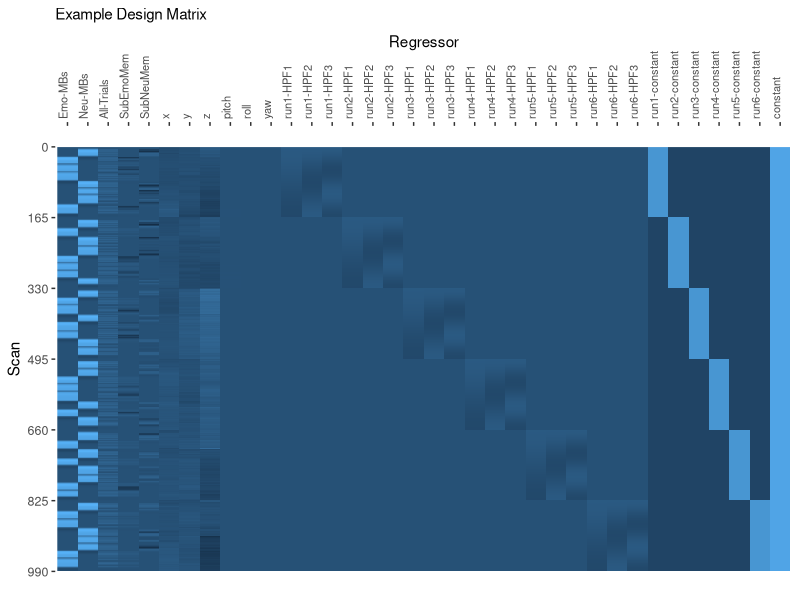
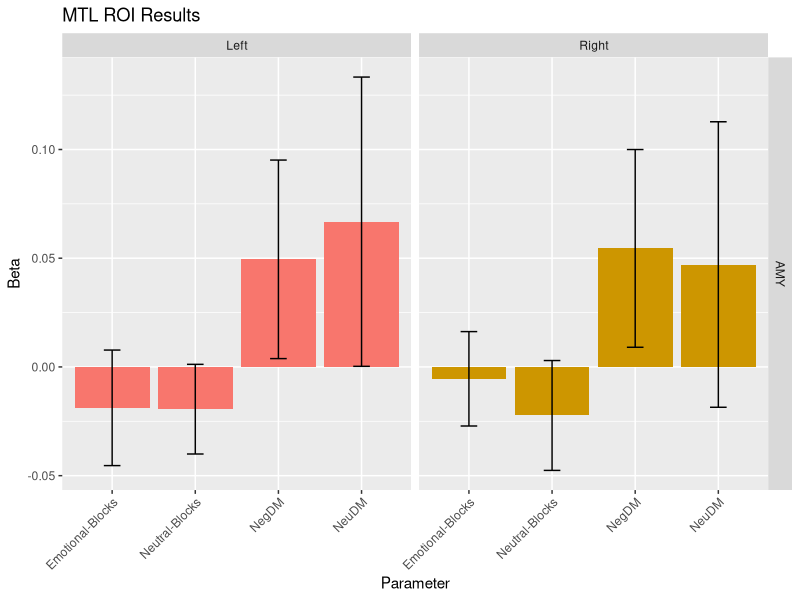
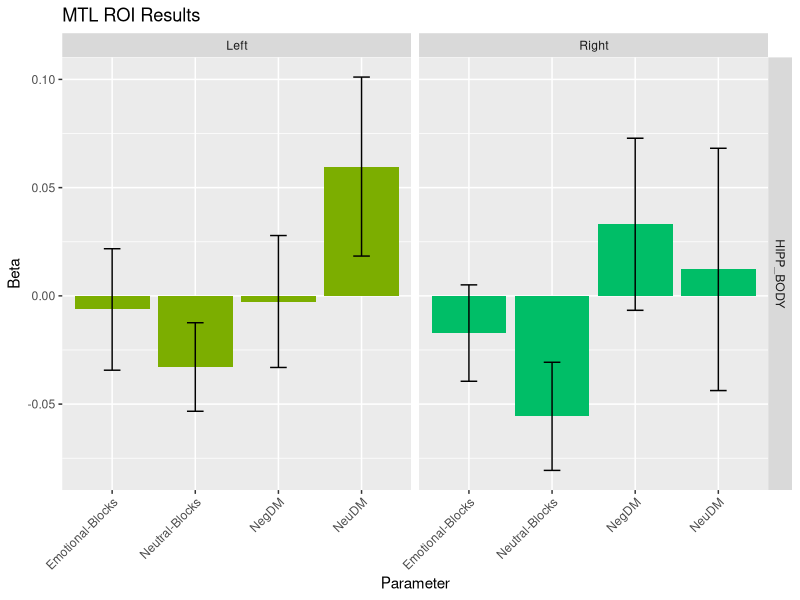
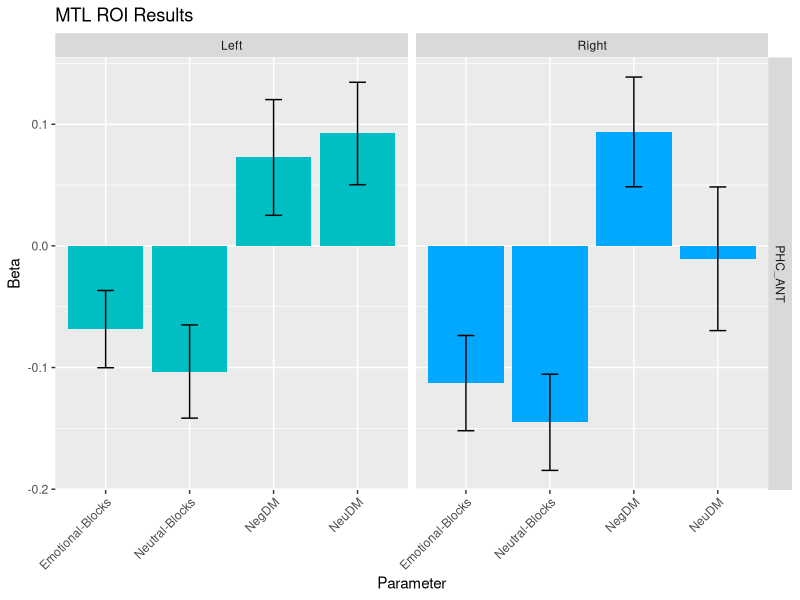
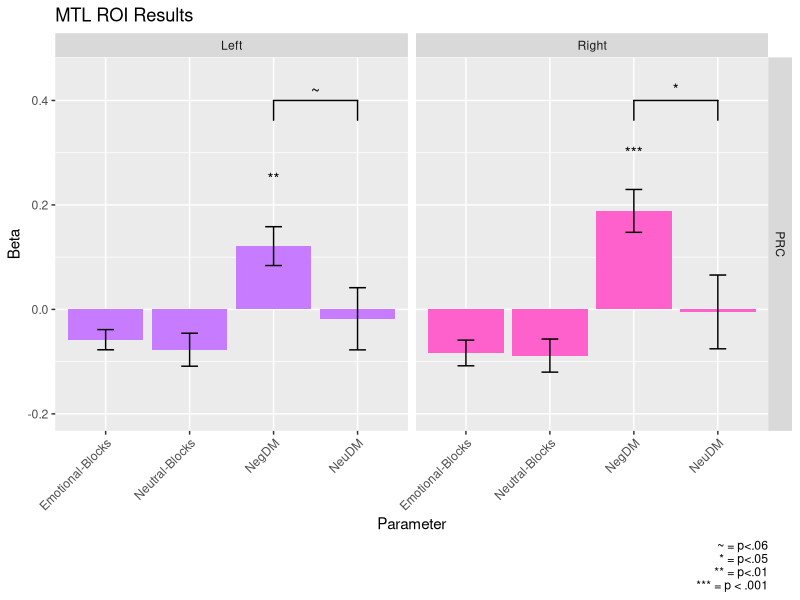

These figures' R source, in order: (Note: this script raises an error after producing the figures.)
## ---- chunk 1
require(tidyverse)
require(reshape2)
example_design_matrix <- as.matrix(read.csv('data/sub-s003-design-matrix.csv'))
row.names(example_design_matrix) <- seq(1, nrow(example_design_matrix), 1)
colnames(example_design_matrix) <- c("Emo-MBs", "Neu-MBs", #mini-blocks
                                      "All-Trials","SubEmoMem","SubNeuMem", #trials
                                      "x", "y", "z", #translation
                                      "pitch", "roll", "yaw", #rotation
                                      "run1-HPF1", "run1-HPF2", "run1-HPF3", #run1
                                      "run2-HPF1", "run2-HPF2", "run2-HPF3", #run2
                                      "run3-HPF1", "run3-HPF2", "run3-HPF3", #run3
                                      "run4-HPF1", "run4-HPF2", "run4-HPF3", #run4
                                      "run5-HPF1", "run5-HPF2", "run5-HPF3", #run5
                                      "run6-HPF1", "run6-HPF2", "run6-HPF3", #run6
                                      "run1-constant", "run2-constant", #run-constants
                                      "run3-constant", "run4-constant", #run-constants
                                      "run5-constant", "run6-constant", #run-constants
                                      "constant" #experiment-wide-constant
                                      )

long.data <- melt(example_design_matrix, varnames = c("Scan", "Regressor"))

ggplot(long.data, aes(x = Regressor, y = Scan)) + 
  geom_raster(aes(fill=value)) + 
  scale_x_discrete(position = "top") +
  scale_fill_continuous(guide = FALSE) +
  scale_y_continuous(trans = "reverse", breaks = seq(0,990,165)) +
  theme(axis.text.x=element_text(size=8, angle=90, vjust=0.3, hjust = 0),
        axis.text.y=element_text(size=9),
        plot.title=element_text(size=11),
        panel.grid=element_blank(),
        panel.background=element_blank(),
        axis.ticks.x = element_line()) +
  labs(title = "Example Design Matrix")
## ---- chunk 2
require(tidyverse)
require(scales)
df <- read.csv('data/roi-results.csv')

df %>%
  mutate(hemisphere = ifelse(grepl("[L]{1}", roi_name), "L", ifelse(grepl("[R]{1}", roi_name), "R", NA)),
         hemisphere = ifelse(hemisphere == "L", "Left", ifelse(hemisphere == "R", "Right", NA)),
         hemisphere = factor(hemisphere),
         region     = roi_name,
         region     = sub("^r", "", region),
         region     = sub("_[LR]{1}_mask$", "", region),
         region     = factor(region)
         ) %>% filter(con_name != "Trials") -> df
## ---- chunk 3
df %>%
  filter(region == "AMY") %>%
  ggplot(aes(x = con_name, y = summary_value, fill = roi_name)) +
    geom_bar(stat = "summary", 
             fun.y = "mean") +
    geom_errorbar(stat = "summary", 
                  fun.data = "mean_se", 
                  width = 0.2) +
    facet_grid(region~hemisphere, 
               scales = "free_y") +
    theme(axis.text.x = element_text(angle = 45, hjust = 1)) +
    labs(y = "Beta",
         x = "Parameter",
         title = "MTL ROI Results") +
    scale_x_discrete(limits = c("Emotional-Blocks", "Neutral-Blocks", "NegDM", "NeuDM")) +
    scale_fill_manual(values = hue_pal()(8)[1:2], guide=FALSE)
## ---- chunk 4
df %>%
  filter(region == "HIPP_BODY") %>%
  ggplot(aes(x = con_name, y = summary_value, fill = roi_name)) +
    geom_bar(stat = "summary", 
             fun.y = "mean") +
    geom_errorbar(stat = "summary", 
                  fun.data = "mean_se", 
                  width = 0.2) +
    facet_grid(region~hemisphere, 
               scales = "free_y") +
    theme(axis.text.x = element_text(angle = 45, hjust = 1)) +
    labs(y = "Beta",
         x = "Parameter",
         title = "MTL ROI Results") +
    scale_x_discrete(limits = c("Emotional-Blocks", "Neutral-Blocks", "NegDM", "NeuDM")) +
    scale_fill_manual(values = hue_pal()(8)[3:4], guide=FALSE)
## ---- chunk 5
df %>%
  filter(region == "PHC_ANT") %>%
  ggplot(aes(x = con_name, y = summary_value, fill = roi_name)) +
    geom_bar(stat = "summary", 
             fun.y = "mean") +
    geom_errorbar(stat = "summary", 
                  fun.data = "mean_se", 
                  width = 0.2) +
    facet_grid(region~hemisphere, 
               scales = "free_y") +
    theme(axis.text.x = element_text(angle = 45, hjust = 1)) +
    labs(y = "Beta",
         x = "Parameter",
         title = "MTL ROI Results") +
    scale_x_discrete(limits = c("Emotional-Blocks", "Neutral-Blocks", "NegDM", "NeuDM")) +
    scale_fill_manual(values = hue_pal()(8)[5:6], guide=FALSE)
## ---- chunk 6
require(ggsignif)

annotation.df <- data.frame(hemisphere=c("Left", "Right"), 
                            region=c("PRC","PRC"),
                            start=c("NegDM", "NegDM"), 
                            end=c("NeuDM", "NeuDM"),
                            y=c(.4, .4),
                            label=c("~", "*"))

ann_text1 <- data.frame(con_name = "NegDM", summary_value = .25, lab = "**",
                       hemisphere = factor("Left", levels = c("Left", "Right")),
                       region = factor("PRC", levels = levels(df$region)))

ann_text2 <- data.frame(con_name = "NegDM", summary_value = .3, lab = "***",
                       hemisphere = factor("Right", levels = c("Left", "Right")),
                       region = factor("PRC", levels = levels(df$region)))

df %>%
  filter(region == "PRC") %>%
  ggplot(aes(x = con_name, y = summary_value, fill=roi_name)) +
    geom_bar(stat = "summary", 
             fun.y = "mean") +
    geom_errorbar(stat = "summary", 
                  fun.data = "mean_se", 
                  width = 0.2) +
    geom_signif(data=annotation.df,
                aes(xmin=start, xmax=end, annotations=label, y_position=y, fill=NULL),
                vjust = -.1,
                manual = TRUE) + # cross bar significance
    geom_text(data=ann_text1, aes(label = lab, fill=NULL)) +
    geom_text(data=ann_text2, aes(label = lab, fill=NULL)) +  
    facet_grid(region~hemisphere, 
               scales = "free_y") +
    theme(axis.text.x = element_text(angle = 45, hjust = 1)) +
    labs(y = "Beta",
         x = "Parameter",
         title = "MTL ROI Results",
         caption = "~ = p<.06\n* = p<.05\n** = p<.01\n*** = p < .001") +
    scale_x_discrete(limits = c("Emotional-Blocks", "Neutral-Blocks", "NegDM", "NeuDM")) +
    scale_fill_manual(values = hue_pal()(8)[7:8], guide=FALSE) +
    coord_cartesian(ylim = c(-.2, .45))
## ---- chunk 7
# The t-tests in the code chunk confirm the custom annotations in the figure above

# test 1: NegDM != NegDM (paired) for Left PRC
t.test(summary_value ~ con_name, 
       data=df, 
       subset = grepl("DM", df$con_name) & df$roi_name == "rPRC_L_mask", 
       paired=TRUE)

# test 2: NegDM != NegDM (paired) for Right PRC
t.test(summary_value ~ con_name, 
       data=df, 
       subset = grepl("DM", df$con_name) & df$roi_name == "rPRC_R_mask", 
       paired=TRUE)

# test 3: NegDM != 0 (one-sample) for Left PRC
t.test(x = df$summary_value[df$roi_name == "rPRC_L_mask" & df$con_name == "NegDM"], mu = 0)

# test 4: NegDM != 0 (one-sample) for Right PRC
t.test(x = df$summary_value[df$roi_name == "rPRC_R_mask" & df$con_name == "NegDM"], mu = 0)

## ---- chunk 8
df %>%
  filter(!grepl("CAUDATE", roi_name)) %>%
  ggplot(aes(x = con_name, y = summary_value, fill = roi_name)) +
    geom_bar(stat = "summary", 
             fun.y = "mean") +
    geom_errorbar(stat = "summary", 
                  fun.data = "mean_se", 
                  width = 0.2) +
    facet_grid(hemisphere~region, 
               scales = "free_y") +
    theme(axis.text.x = element_text(angle = 45, hjust = 1)) +
    labs(y = "Mean Beta Value", 
         x = "Parameter",
         title = "MTL Summary") +
    scale_x_discrete(limits = c("Emotional-Blocks", "Neutral-Blocks", "NegDM", "NeuDM")) +
    scale_fill_discrete(guide=FALSE)
## ---- chunk 9
read.csv('data/roi-results-caudate-tails.csv') %>%
  mutate(hemisphere = ifelse(grepl("[L]{1}", roi_name), "L", ifelse(grepl("[R]{1}", roi_name), "R", NA)),
         hemisphere = ifelse(hemisphere == "L", "Left", ifelse(hemisphere == "R", "Right", NA)),
         hemisphere = factor(hemisphere),
         region     = roi_name,
         region     = sub("^r", "", region),
         region     = sub("_[LR]{1}_mask$", "", region),
         region     = factor(region)
         ) -> df.caudate.only

annotation.df <- data.frame(hemisphere=c("Left", "Right"), 
                            region=c("CAUDATE","CAUDATE"),
                            start=c("Emotional-Blocks", "Emotional-Blocks"), 
                            end=c("Neutral-Blocks", "Neutral-Blocks"),
                            y=c(.1, .1),
                            label=c("**", "***"))

df.caudate.only %>%
  ggplot(aes(x = con_name, y = summary_value, fill=roi_name)) +
    geom_bar(stat = "summary", 
             fun.y = "mean") +
    geom_errorbar(stat = "summary", 
                  fun.data = "mean_se", 
                  width = 0.2) +
    geom_signif(data=annotation.df,
                aes(xmin=start, xmax=end, annotations=label, y_position=y, fill=NULL),
                vjust = -.1,
                manual = TRUE) + # cross bar significance
    facet_grid(region~hemisphere, 
               scales = "free_y") +
    theme(axis.text.x = element_text(angle = 45, hjust = 1)) +
    labs(y = "Beta",
         x = "Parameter",
         title = "MTL ROI Results",
         caption = "** = p<.01\n*** = p < .001") +
    scale_x_discrete(limits = c("Emotional-Blocks", "Neutral-Blocks", "NegDM", "NeuDM")) +
    scale_fill_manual(values = hue_pal()(10)[9:10], guide=FALSE)
## ---- chunk 10
# Confirmatory t-tests for the figure above

# test 1: Emotional-Blocks != Neutral Blocks (paired) for Left Caudate
t.test(data = df.caudate.only, 
       summary_value~con_name, 
       subset = grepl("Blocks", df.caudate.only$con_name) & hemisphere == "Left", 
       paired = TRUE)

# test 1: Emotional-Blocks != Neutral Blocks (paired) for Right Caudate
t.test(data = df.caudate.only, 
       summary_value~con_name, 
       subset = grepl("Blocks", df.caudate.only$con_name) & hemisphere == "Right", 
       paired = TRUE)
